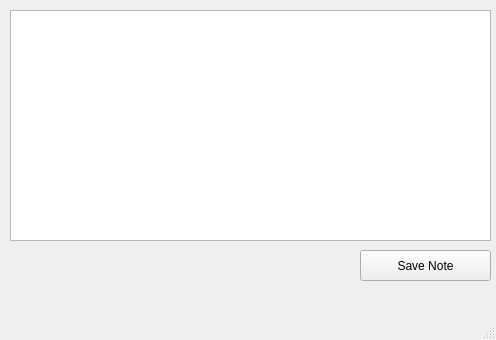
<?xml version="1.0" encoding="UTF-8"?>
<ui version="4.0">
 <class>second</class>
 <widget class="QMainWindow" name="second">
  <property name="geometry">
   <rect>
    <x>0</x>
    <y>0</y>
    <width>496</width>
    <height>340</height>
   </rect>
  </property>
  <property name="windowTitle">
   <string>MainWindow</string>
  </property>
  <widget class="QWidget" name="centralwidget">
   <widget class="QTextEdit" name="textEdit">
    <property name="geometry">
     <rect>
      <x>10</x>
      <y>10</y>
      <width>481</width>
      <height>231</height>
     </rect>
    </property>
   </widget>
   <widget class="QPushButton" name="pushButton">
    <property name="geometry">
     <rect>
      <x>360</x>
      <y>250</y>
      <width>131</width>
      <height>31</height>
     </rect>
    </property>
    <property name="text">
     <string>Save Note</string>
    </property>
   </widget>
  </widget>
  <widget class="QMenuBar" name="menubar">
   <property name="geometry">
    <rect>
     <x>0</x>
     <y>0</y>
     <width>496</width>
     <height>26</height>
    </rect>
   </property>
  </widget>
  <widget class="QStatusBar" name="statusbar"/>
 </widget>
 <resources/>
 <connections/>
</ui>
